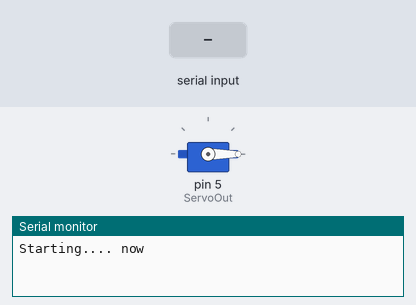
Bench run of a sketch on a simulated Arduino Uno, built with avr-gcc and run on an emulated ATmega328P. Shown: servo, the last lines printed to the serial monitor. Inputs (shaded band) come from the test bench.

Above: at 6.2 s.
6.3 s: "S" received over Serial
At 6.45 s:
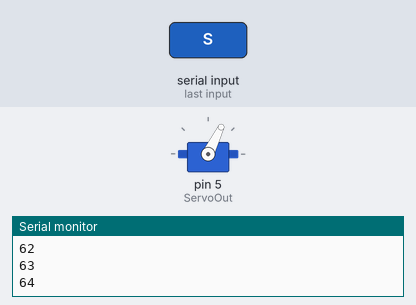
At 7.06 s:
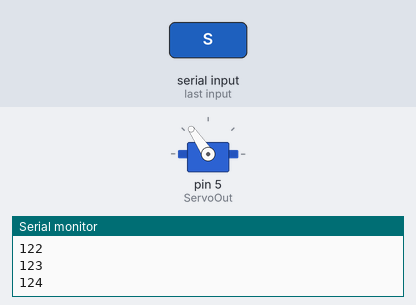
Timing chart, 0 to 15.3 s (numbered marks = the images above; inputs shaded):
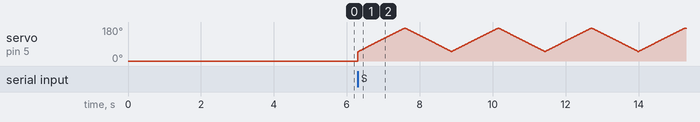

The sketch:

Swipe_Servo.ino
```cpp
#include <Servo.h>

Servo servo;

const int ServoOut = 5;
const int Delay = 10;
int steps = 1;
int ctr = 50;
boolean runMotor = false;

void setup() {
  Serial.begin(9600);
  servo.attach(ServoOut);

  Serial.print("Starting.... ");
  servo.write(0);
  delay(5000);
  Serial.println("now");
}

void loop() {
  if (Serial.available() > 0) {
    int ch = Serial.read();
    if ( ch == 'S')
      runMotor = true;
    if (ch == 's')
      runMotor = false;
    if (ch == 'r')
      ctr = 50;
  }
  if (runMotor) {
    servo.write(ctr);
    Serial.println(ctr);

    ctr += steps;
    if (ctr == 50 || ctr == 175)
      steps = -steps;

    delay(Delay);
  }
}
```
